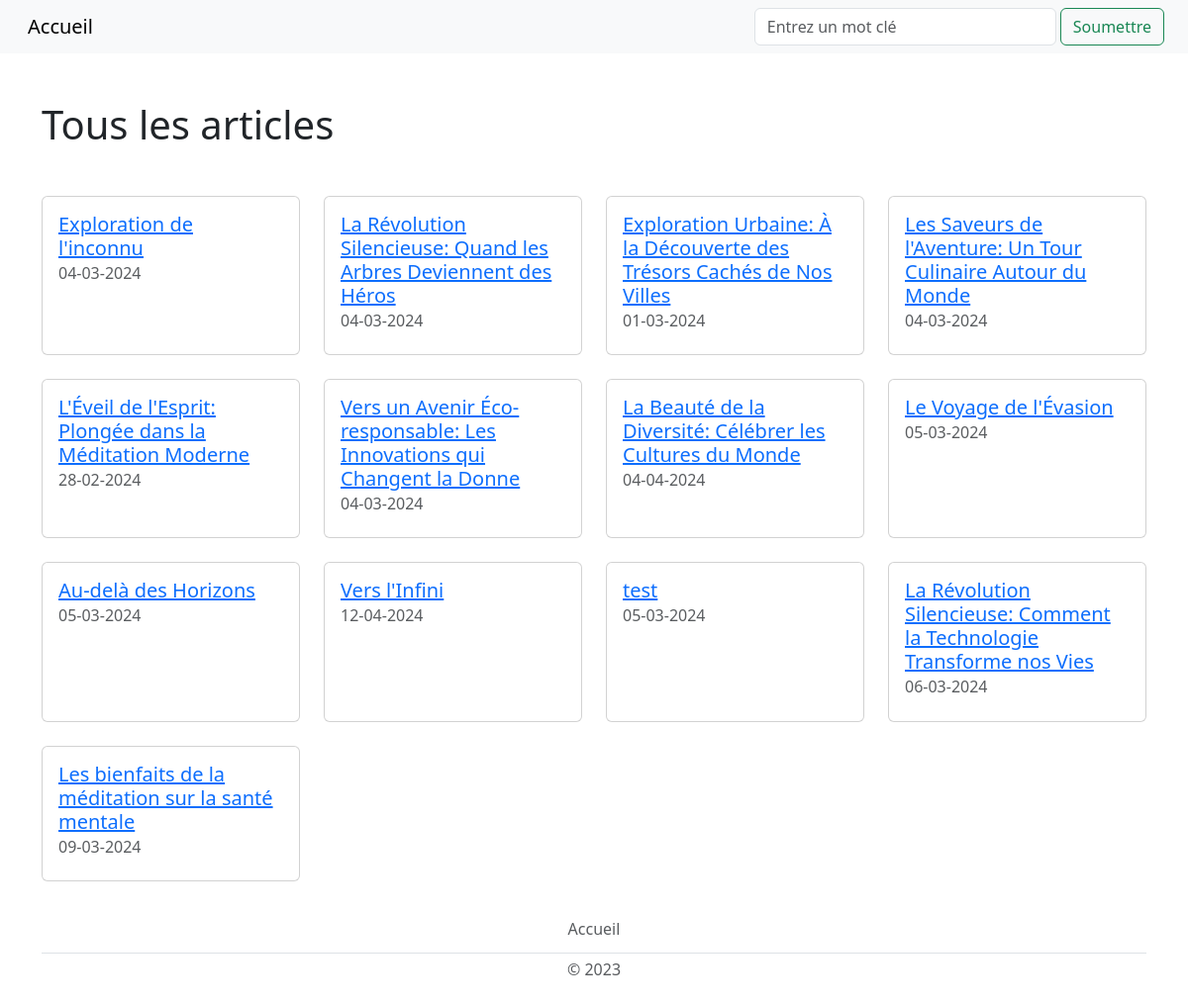
/resultats/, run on an earlier commit of the app's database.
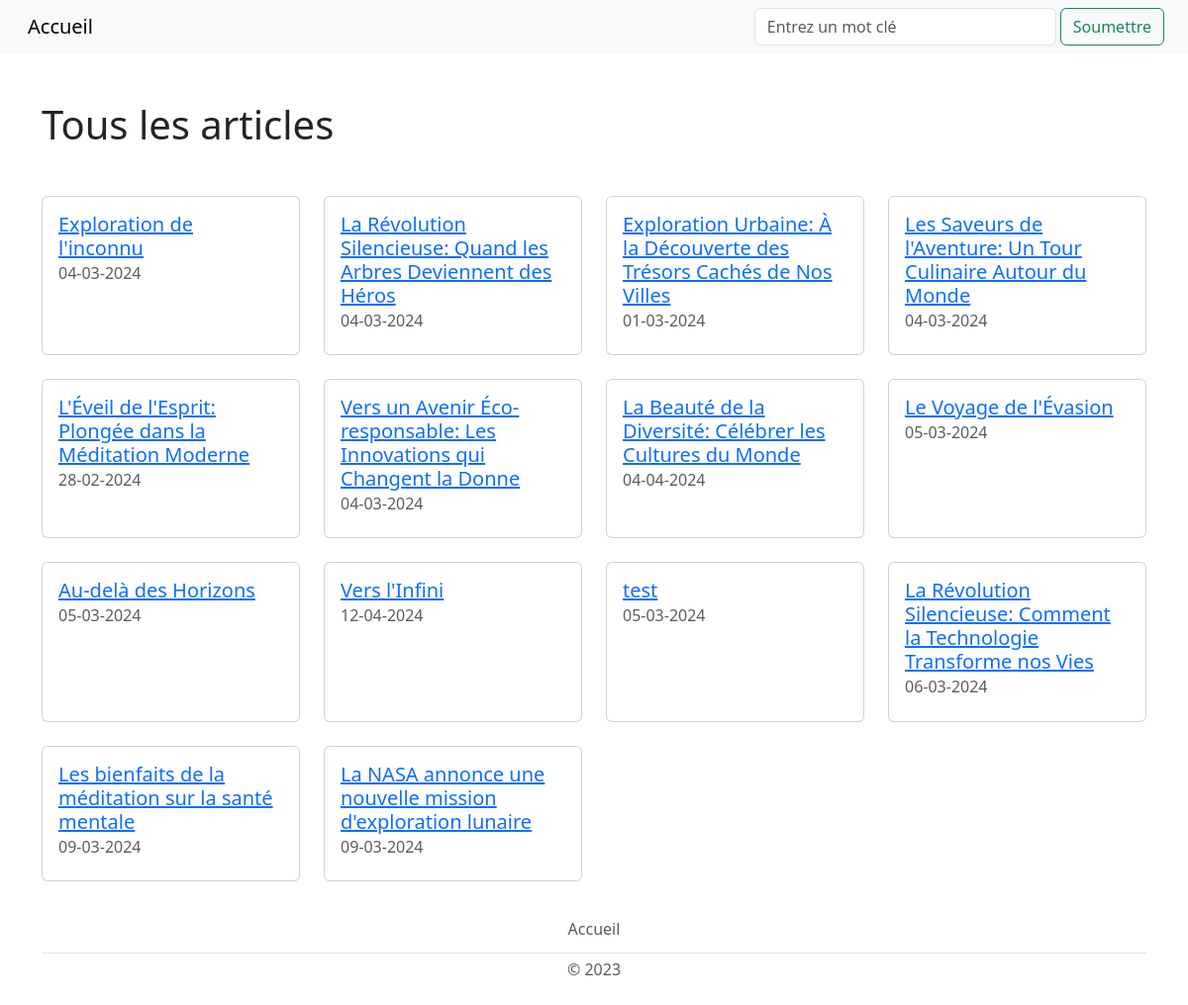
And on a later commit of the database.
### tables this page shows
CREATE TABLE ARTICLES (
    id_article VARCHAR(50) PRIMARY KEY,
    titre_article varchar(100) NOT NULL,
    date_publication DATE NOT NULL,
    contenu TEXT NOT NULL,
    id_utilisateur INTEGER NOT NULL,
    CONSTRAINT fk_auteur FOREIGN KEY (id_utilisateur) REFERENCES UTILISATEURS(id_utilisateur)
);

### recherche.py (the view)
@app.route('/resultats/<query>', methods=['GET'])
@app.route('/resultats/', defaults={'query': None}, methods=['GET'])
def resultats(query):
    if query:
        db = Database.get_db()
        articles = db.get_articles(query)
    else:
        db = Database.get_db()
        articles = db.get_articles()
    return render_template('resultats.html', query=query, articles=articles)

### app.py (called while the page is built)
@app.teardown_appcontext
def close_connection(exception):
    db = getattr(g, '_database', None)
    if db is not None:
        db.disconnect()

### database.py (called while the page is built)
    @staticmethod
    def get_db():
        database = getattr(g, '_database', None)
        if database is None:
            g._database = Database()
        return g._database

    def disconnect(self):
        if self.user_connection is not None:
            self.user_connection.close()
        if self.photo_connection is not None:
            self.photo_connection.close()
        if self.session_connection is not None:
            self.session_connection.close()
        if self.article_connection is not None:
            self.article_connection.close()

    def get_article_connection(self):
        if self.article_connection is None:
            self.article_connection = sqlite3.connect('db/articles.db')
        return self.article_connection

    def get_articles(self, recherche_input=None):
        cursor = self.get_article_connection().cursor()
        if recherche_input:
            cursor.execute(
                "SELECT * FROM articles WHERE titre_article LIKE ? OR "
                "contenu LIKE ?",
                ('%' + recherche_input + '%', '%' + recherche_input + '%'))
        else:
            cursor.execute(
                "SELECT id_article, titre_article, date_publication, "
                "contenu, id_utilisateur FROM articles")
        return cursor.fetchall()

### templates/resultats.html
{% extends "layout.html" %}
{% block content %}
    <div class="container">
        {% if query %}
            <h1 class="my-5">Résultats de la recherche pour "{{ query }}"</h1>
        {% else %}
            <h1 class="my-5">Tous les articles</h1>
        {% endif %}
        <div class="row row-cols-1 row-cols-md-2 row-cols-lg-4">
            {% for article in articles %}
                <div class="col mb-4">
                    <div class="card h-100">
                        <div class="card-body">
                            <a href="{{ url_for('article', identifiant=article[0]) }}" class="card-link">
                                <h5 class="card-title">{{ article[1] }}</h5>
                            </a>
                            <h6 class="card-subtitle mb-2 text-muted">{{ article[2] }}</h6>
                        </div>
                    </div>
                </div>
            {% endfor %}
        </div>
    </div>
{% endblock %}

### templates/layout.html (shortened to what this page needs)
<!DOCTYPE html>
<html lang="en">
<head>
    <link href="https://cdn.jsdelivr.net/npm/bootstrap@5.3.0-alpha1/dist/css/bootstrap.min.css"
          rel="stylesheet">
    <link rel="stylesheet"
          href="{{ url_for('static', filename='css/style.css') }}">
</head>
<body style="display: flex; flex-direction: column; min-height: 100vh;">
<nav class="navbar navbar-expand-lg bg-body-tertiary">
    <div class="container-fluid">
        <ul class="navbar-nav">
            <li class="nav-item">
                <a class="navbar-brand px-3" href="{{ url_for('accueil') }}">Accueil</a>
            </li>
        </ul>
        <form action="{{ url_for('recherche') }}" class="d-flex mx-2"
              method="POST" role="search">
            <label>
                <input class="form-control me-5" name="recherche_input"
                       placeholder="Entrez un mot clé"
                       type="search"
                       title="Pour voir tous les articles, laisser le champ vide et cliquer sur Soumettre.">
            </label>
            <button class="btn btn-outline-success mx-1" type="submit">
                Soumettre
            </button>
        </form>
    </div>
</nav>
{% block content %}{% endblock %}
<footer class="py-1 my-1 mt-auto">
    <div class="container">
        <ul class="nav justify-content-center border-bottom pb-1 mb-1">
            <li class="nav-item"><a href="{{ url_for('accueil') }}"
                                    class="nav-link px-2 text-body-secondary">Accueil</a>
            </li>
        </ul>
        <p class="text-center text-body-secondary">© 2023</p>
    </div>
</footer>
</body>
</html>

What changed in the data, as far as the page shows it:
added ARTICLES: titre_article "La NASA annonce une nouvelle mission d'exploration lunaire", date_publication "09-03-2024"
